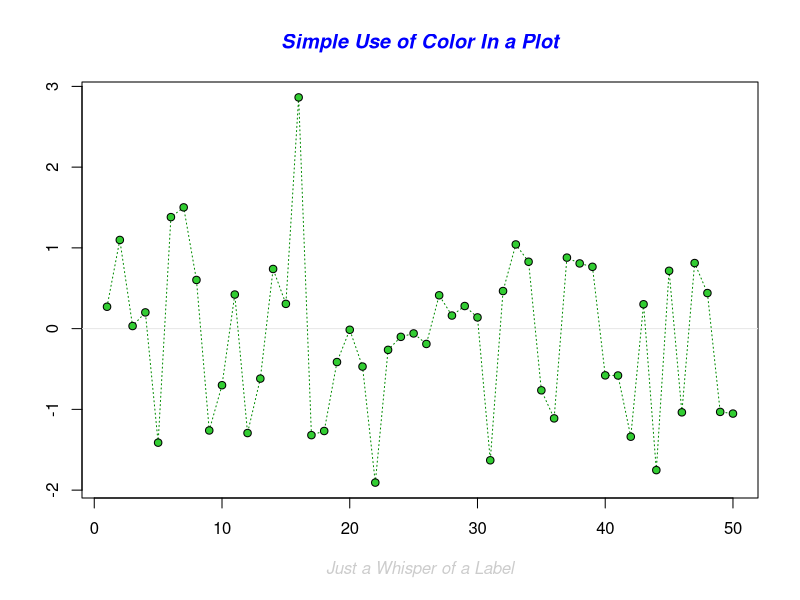
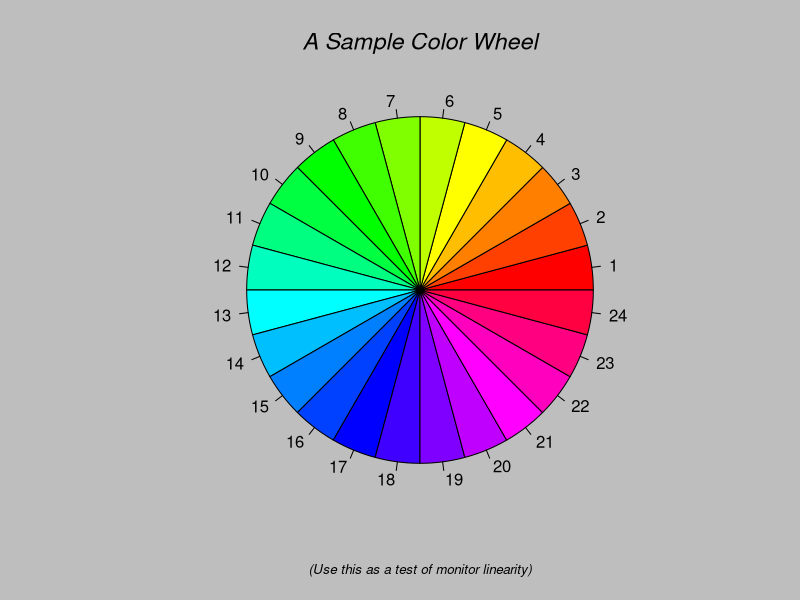
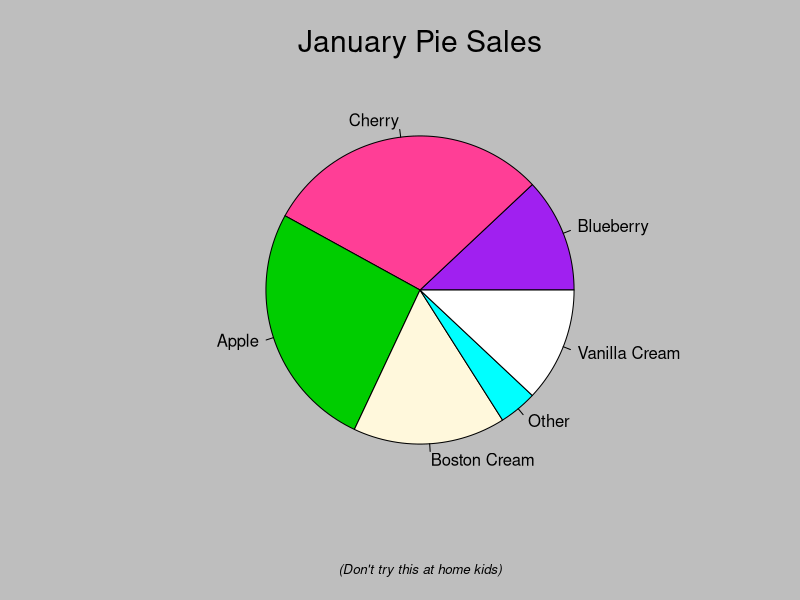
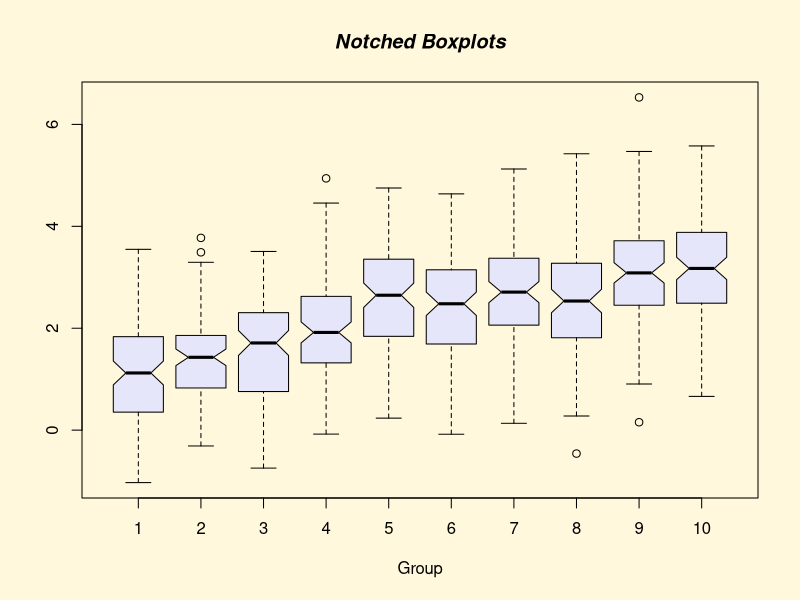
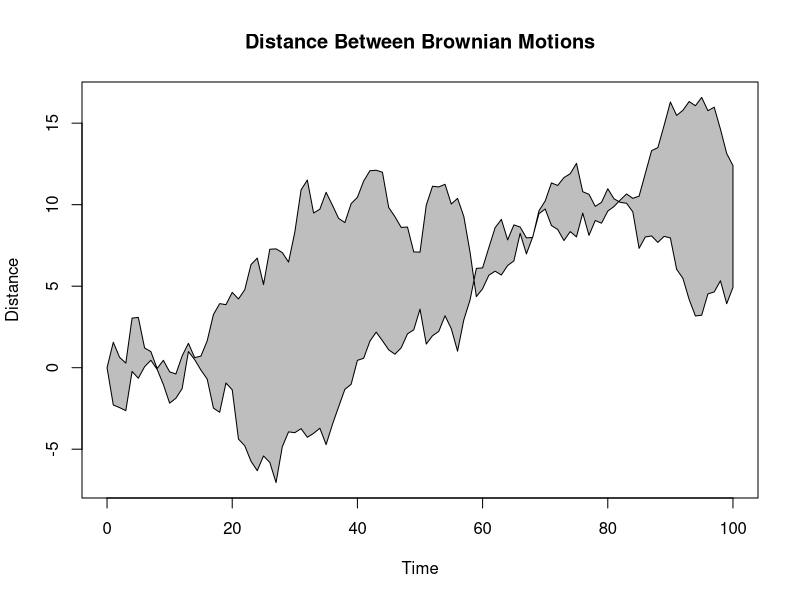
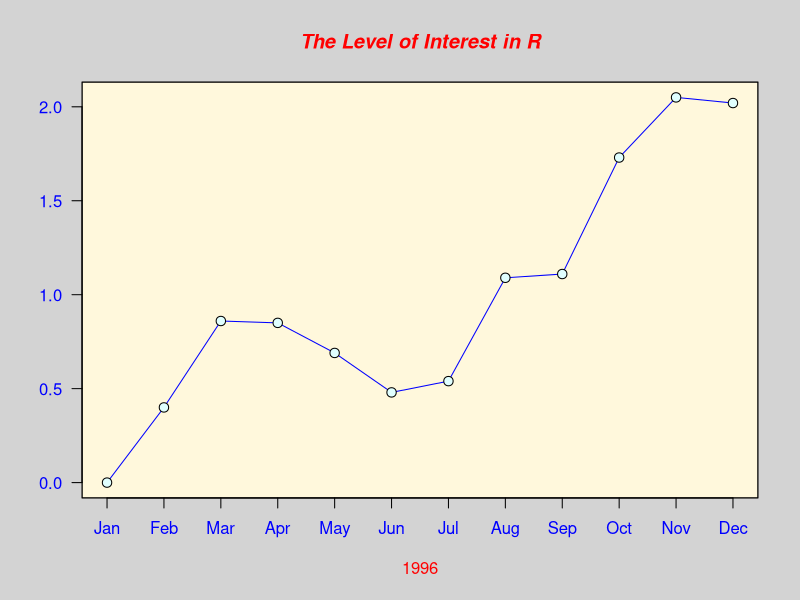
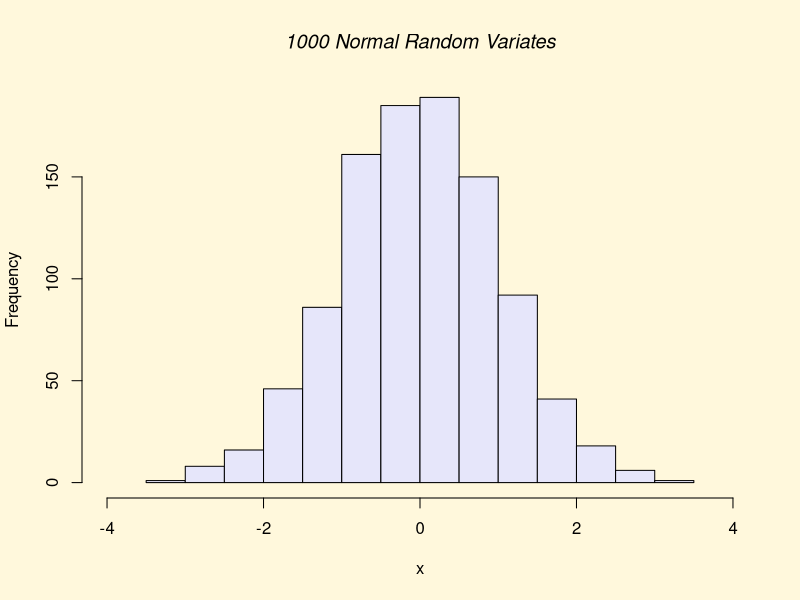
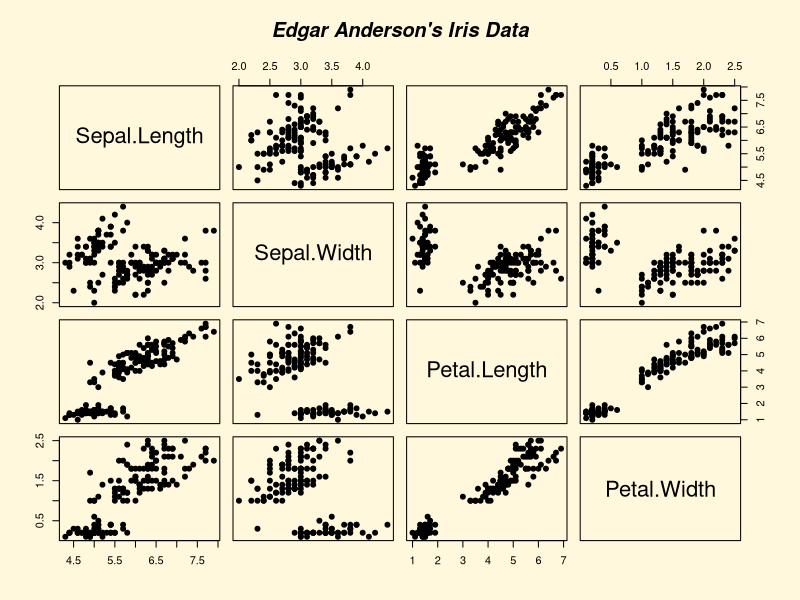

Source code (R) for these figures, in order:
#
# A very quick demonstation of the sorts of things your can do with R
#

# ... and a couple of built-in demos
demo(graphics)

# Load the GGPLOT2 library
library(ggplot2)

# The dataset 'diamonds' in included with the ggplot library
View(diamonds)

# Generate a Plot 
ggplot(diamonds) + geom_point(aes(x=carat, y=price, color=cut)) + geom_smooth(aes(x=carat, y=price))